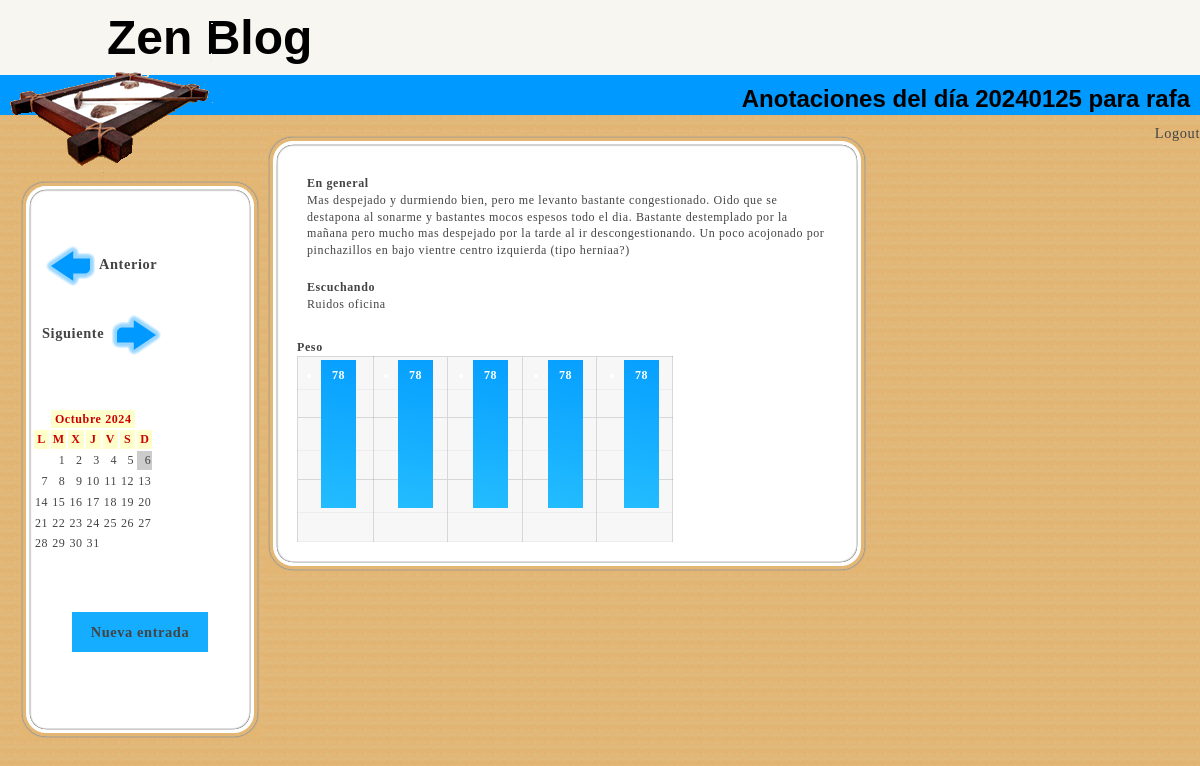
Screenshot of /index.php?date=20240125 (signed in) with the database file from the repository.
### tables this page shows
CREATE TABLE `gym` (
  `ID` smallint(6) NOT NULL,
  `fecha` int(8) NOT NULL DEFAULT 0,
  `comentario` text NOT NULL,
  `escuchando` text NOT NULL,
  `cardio` text NOT NULL,
  `abdominales` text NOT NULL,
  `espalda` text NOT NULL,
  `pecho` text NOT NULL,
  `biceps` text NOT NULL,
  `triceps` text NOT NULL,
  `hombros` text NOT NULL,
  `piernas` text NOT NULL,
  `peso` float NOT NULL DEFAULT 0,
  `grasa` float NOT NULL
);

### index.php (the view, shortened to what this page needs)
<?php
  $hostname = "sql112.epizy.com";
  $user = "epiz_28718908";
  $password = "weqmXe12345";
  $conn = mysqli_connect($hostname, $user, $password,"epiz_28718908_diario");
  $conn -> set_charset("utf8");
  if (isset($_SESSION['usuario'])) {
    $user_name = $_SESSION['usuario'];
  } else {
    header('Location: /gym/login.php');
  }
class Calendar
{
    function setDayNames($names)
    {
        $this->dayNames = $names;
    }
    function setMonthNames($names)
    {
        $this->monthNames = $names;
    }
    function setStartDay($day)
    {
        $this->startDay = $day;
    }
    function getCalendarLink($month, $year)
    {
        return "";
    }
    function getDateLink($day, $month, $year)
    {
        return "";
    }
    function getCurrentMonthView()
    {
        $d = getdate(time());
        return $this->getMonthView($d["mon"], $d["year"]);
    }
    function getMonthView($month, $year)
    {
        return $this->getMonthHTML($month, $year);
    }
    function getDaysInMonth($month, $year)
    {
        $d = $this->daysInMonth[$month - 1];
        return $d;
    }
    function getMonthHTML($m, $y, $showYear = 1)
    {
        $s = "";
        $a = $this->adjustDate($m, $y);
        $month = $a[0];
        $year = $a[1];
    	$daysInMonth = $this->getDaysInMonth($month, $year);
    	$date = getdate(mktime(12, 0, 0, $month, 1, $year));
    	$first = $date["wday"];
    	$monthName = $this->monthNames[$month - 1];
    	$prev = $this->adjustDate($month - 1, $year);
    	$next = $this->adjustDate($month + 1, $year);
    	if ($showYear == 1)
    	{
    	    $prevMonth = $this->getCalendarLink($prev[0], $prev[1]);
    	    $nextMonth = $this->getCalendarLink($next[0], $next[1]);
    	}
    	else
    	{
    	    $prevMonth = "";
    	    $nextMonth = "";
    	}
    	$header = $monthName . (($showYear > 0) ? " " . $year : "");
    	$s .= "<table class=\"calendar\">\n";
    	$s .= "<tr>\n";
    	$s .= "<td align=\"center\" valign=\"top\">" . (($prevMonth == "") ? "&nbsp;" : "<a href=\"$prevMonth\">&lt;&lt;</a>")  . "</td>\n";
    	$s .= "<td align=\"center\" valign=\"top\" class=\"calendarHeader\" colspan=\"5\">$header</td>\n";
    	$s .= "<td align=\"center\" valign=\"top\">" . (($nextMonth == "") ? "&nbsp;" : "<a href=\"$nextMonth\">&gt;&gt;</a>")  . "</td>\n";
    	$s .= "</tr>\n";
    	$s .= "<tr>\n";
    	$s .= "<td align=\"center\" valign=\"top\" class=\"calendarHeader\">" . $this->dayNames[($this->startDay)%7] . "</td>\n";
    	$s .= "<td align=\"center\" valign=\"top\" class=\"calendarHeader\">" . $this->dayNames[($this->startDay+1)%7] . "</td>\n";
    	$s .= "<td align=\"center\" valign=\"top\" class=\"calendarHeader\">" . $this->dayNames[($this->startDay+2)%7] . "</td>\n";
    	$s .= "<td align=\"center\" valign=\"top\" class=\"calendarHeader\">" . $this->dayNames[($this->startDay+3)%7] . "</td>\n";
    	$s .= "<td align=\"center\" valign=\"top\" class=\"calendarHeader\">" . $this->dayNames[($this->startDay+4)%7] . "</td>\n";
    	$s .= "<td align=\"center\" valign=\"top\" class=\"calendarHeader\">" . $this->dayNames[($this->startDay+5)%7] . "</td>\n";
    	$s .= "<td align=\"center\" valign=\"top\" class=\"calendarHeader\">" . $this->dayNames[($this->startDay+6)%7] . "</td>\n";
    	$s .= "</tr>\n";
    	$d = $this->startDay + 1 - $first;
        $today = getdate(time());
    	while ($d <= $daysInMonth)
    	{
    	    $s .= "<tr>\n";
    	    for ($i = 0; $i < 7; $i++)
    	    {
        	    $class = ($year == $today["year"] && $month == $today["mon"] && $d == $today["mday"]) ? "calendarToday" : "calendar";
    	        $s .= "<td class=\"$class\" align=\"right\" valign=\"top\">";
    	        if ($d > 0 && $d <= $daysInMonth)
    	        {
    	            $link = $this->getDateLink($d, $month, $year);
    	            $s .= (($link == "") ? $d : "<a href=\"$link\">$d</a>");
    	        }
    	        else
    	        {
    	            $s .= "&nbsp;";
    	        }
      	        $s .= "</td>\n";
        	    $d++;
    	    }
    	    $s .= "</tr>\n";
    	}
    	$s .= "</table>\n";
    	return $s;
    }
    function adjustDate($month, $year)
    {
        $a = array();
        $a[0] = $month;
        $a[1] = $year;
        return $a;
    }
    var $startDay = 0;
    var $dayNames = array("S", "M", "T", "W", "T", "F", "S");
    var $monthNames = array("January", "February", "March", "April", "May", "June",
                            "July", "August", "September", "October", "November", "December");
    var $daysInMonth = array(31, 28, 31, 30, 31, 30, 31, 31, 30, 31, 30, 31);
}
$PHP_SELF = $_SERVER['PHP_SELF'];
$query = "SELECT MAX(ID) FROM gym";
$result = $conn->query($query);
$lastID_row = mysqli_fetch_array($result);
$last_ID = $lastID_row[0];
if (!empty($_GET['date'])) {
  $entry_date = $_GET['date'];
  $query1 = "SELECT * FROM gym WHERE fecha = $entry_date";
} else {
  $query1 = "SELECT * FROM gym WHERE ID = $last_ID";
}
$result1 = $conn->query($query1);
$row_test_num = mysqli_num_rows($result1);
if ($row_test_num > 0) {
  $entry_row = mysqli_fetch_array($result1);
  $entry_ID = $entry_row[0];
  $entry_date = $entry_row[1];
  $entry = stripslashes($entry_row[2]);
  $escuchando = stripslashes($entry_row[3]);
  $peso = ($entry_row[12]);
} else {
  header("Location: /");
}
for ($i = 0; $i < 5; $i++)
{
$prev_ID = $entry_ID - $i;
$query3 = "SELECT * FROM gym WHERE ID = $prev_ID";
$result3 = $conn->query($query3);
$entry3_row = mysqli_fetch_array($result3);
$pesoant[$i] = ($entry3_row[12]);
}
if ($entry_ID > 1) {
  $prev_ID = $entry_ID - 1;
  $query2 = "SELECT fecha FROM gym WHERE ID = $prev_ID";
  $result2 = $conn->query($query2);
  $prevdate_row = mysqli_fetch_array($result2);
  $prev_date = $prevdate_row[0];
} else {
  $prev_date = "";
}
if ($entry_ID != $last_ID) {
  $next_ID = $entry_ID + 1;
  $query3 = "SELECT fecha FROM gym WHERE ID = $next_ID";
  $result3 = $conn->query($query3);
  $nextdate_row = mysqli_fetch_array($result3);
  $next_date = $nextdate_row[0];
} else {
  $next_date = "";
}
if ($next_date != "" && $prev_date != "") {
  $flipbar = "\n<P><b>
<A HREF=\"$PHP_SELF?date=$prev_date\"><img style=\"vertical-align:middle\" src=\"flecha_izq.png\" border=0></img>Anterior</A><br><br>
<A HREF=\"$PHP_SELF?date=$next_date\">Siguiente <img style=\"vertical-align:middle\" src=\"flecha_der.png\" border=0></img></A>
</b></P>
\n";
}
elseif ($next_date != "" && $prev_date == "") {
  $flipbar = "\n<P><b>
<A HREF=\"$PHP_SELF?date=$next_date\">Siguiente<img style=\"vertical-align:middle\" src=\"flecha_der.png\" border=0></img></A>
</b></P>\n";
}
elseif($next_date == "" && $prev_date != "") {
  $flipbar = "\n<P><b>
<A HREF=\"$PHP_SELF?date=$prev_date\"> <img style=\"vertical-align:middle\" src=\"flecha_izq.png\" border=0></img> Anterior </A>
</b></P>\n";
}
$header_msg = "Anotaciones del día $entry_date para $user_name";?>
<!DOCTYPE html PUBLIC "-//W3C//DTD XHTML 1.0 Transitional//EN" "http://www.w3.org/TR/xhtml1/DTD/xhtml1-transitional.dtd">
<html>
<head>
<link href="style2.css" rel="stylesheet" type="text/css" title="Zen Blog" />
</head>
<body>
<div id="logo">
	<img src="logo1.png" /></div>
<div id="header">
	<b><h1 class="header">Zen Blog</h1></b>
</div>
<div id="subheader">
	<h1><?php echo $header_msg; ?></h1><a href="logout.php">  Logout</a>
</div>
<div id="lateral">
	<div id="superior" class="superior">
		<img src="esq-sup-izq.jpg" alt="Esquina superior izquierda" class="esquina_sup_izq" />
		<img src="esq-sup-der.jpg" alt="Esquina superior derecha" class="esquina_sup_der" />
	</div>
	<div id="contenido" class="contenido">
		<div id="control" class="control">
			<p><?php
			echo $flipbar;
			?> </p><br />
			<?php
			$cal = new Calendar;
			$spanishMonths = array("Enero", "Febrero", "Marzo", "Abril", "Mayo", "Junio", "Julio", "Agosto", "Septiembre", "Octubre", "Noviembre", "Diciembre");
			$spanishDays = array ("D", "L", "M", "X", "J", "V", "S");
			$cal->setMonthNames($spanishMonths); $cal->setDayNames($spanishDays);
			$cal->setStartDay(1);
			echo $cal->getCurrentMonthView(); ?><br>
		    <a href="db_logentry.php"><h4 style="text-align:center;background-color:#14adff;margin: 40px;padding:10px;">Nueva entrada</h4></a>   <br>
        </div>
    </div>
	<div id="inferior" class="inferior">
		<img src="esq-inf-izq.jpg" alt="Esquina inferior izquierda" class="esquina_inf_izq" />
		<img src="esq-inf-der.jpg" alt="Esquina inferior iderecha" class="esquina_inf_der" />
	</div>
</div>
<div id="principal">
	<div id="superior" class="superior">
		<img src="esq-sup-izq.jpg" alt="Esquina superior izquierda" class="esquina_sup_izq" />
		<img src="esq-sup-der.jpg" alt="Esquina superior derecha" class="esquina_sup_der" />
	</div>
	<div id="contenido" class="contenido">
		<div id="control" class="control">
			<p><b>En general</b><br />
			<?php
			echo $entry;
			?></p>
			<p><b>Escuchando</b><br />
			<?php
			echo $escuchando;
			?></p><br />
			<b>Peso</b><br />
			<div id="vertgraph">
    <ul>
        <li class="info" style="height: <?php echo 190*$peso/100;?>px;"><?php echo $peso;?></li>
    <li class="low" style="height:  <?php echo 190*$pesoant[1]/100;?>px;"><?php echo $pesoant[1];?></li>
	<li class="medium" style="height: <?php echo 190*$pesoant[2]/100;?>px;"><?php echo $pesoant[2];?></li>
	<li class="high" style="height: <?php echo 190*$pesoant[3]/100;?>px;"><?php echo $pesoant[3];?></li>
	<li class="critical" style="height: <?php echo 190*$pesoant[4]/100;?>px;"><?php echo $pesoant[4];?></li>
    </ul>
</div>
		</div>
	</div>
	<div id="inferior" class="inferior">
		<img src="esq-inf-izq.jpg" alt="Esquina inferior izquierda" class="esquina_inf_izq" />
		<img src="esq-inf-der.jpg" alt="Esquina inferior iderecha" class="esquina_inf_der" />
	</div>
</div>
</body>
</html>

### style2.css (style rules this page uses)
body { font-size: 12px; font-family: Verdana, Arial, Helvetica, SunSans-Regular, Sans-Serif; color:#000000; background-image:url(textura.jpg); margin : 0px; }
#header { background-color: #f7f6f1; padding-left: 0px; height: auto; width: 100% ; z-index:1; }
#subheader { text-align: right; background-color: #0099ff; height: 40px; width: 100% ; z-index:2; }
#logo { position:absolute; left:0px; top:0px; z-index:0; width: 203px; height: 150px; margin-top: 23px; margin-left: 10px; padding:0px; background-color: transparent; }
#lateral { text-align: left; width: 20%; float:left; margin-top: 65px; margin-left: 20px; padding:0px; background-color:#ffffff; }
#principal { width: 50%; float: left; margin-left: 7px; margin-top: 20px; padding:0; text-align: left; background-color: #ffffff; }
div.superior { height:30px; background-image: url("sup-linea.jpg"); background-repeat: repeat-x; border:0; padding:0; margin:0; }
img.esquina_sup_izq { float:left; }
img.esquina_sup_der { float:right; }
div.contenido { background-image: url("izq-linea.jpg"); background-repeat:repeat-y; }
div.control { padding:0 5% 0 5%; background-image: url("der-linea.jpg"); background-position:right; background-repeat:repeat-y; font-family: Verdana; font-size: 1em; line-height: 1.4em; letter-spacing: 0.6px; text-align: left; word-spacing: normal; text-decoration: none; color: #444; }
div.inferior { height:30px; background-image: url("inf-linea.jpg"); background-repeat:repeat-x; border:0; padding:0; margin:0; }
img.esquina_inf_izq { float:left; }
img.esquina_inf_der { float:right; }
p, h1, pre { margin: 0px; padding: 10px; }
h1.header { font-size:48px; margin-left:97px; }
a { color: #000000; font-family: Verdana; font-size: 1.2em; line-height: 1.4em; letter-spacing: 0.6px; text-align: left; word-spacing: normal; text-decoration: none; color: #444; background-color:transparent; text-decoration:none; }
.calendarHeader { font-weight: bolder; color: #CC0000; background-color: #FFFFCC; }
.calendarToday { background-color: #cccccc; }
.calendar { background-color:#ffffff; }
#vertgraph { width: 376px; height: 186px; position: relative; background: url("bar_bkg.png") no-repeat;; }
#vertgraph ul { width: 376px; height: 186px; margin: 0; padding: 0; }
#vertgraph ul li { position: absolute; width: 35px; height: 160px; bottom: 34px; padding: 0 ; margin: 0 ; background: url("bar_bkg2.png") no-repeat ; text-align: center; font-weight: bold; color: white; line-height: 2.5em; }
#vertgraph li.critical { left: 24px; background-position: 0px bottom ; }
#vertgraph li.high { left: 101px; background-position: 0px bottom ; }
#vertgraph li.medium { left: 176px; background-position: 0px bottom ; }
#vertgraph li.low { left: 251px; background-position: 0px bottom ; }
#vertgraph li.info { left: 327px; background-position: 0px bottom ; }

### rows the page displays
gym: fecha "Anotaciones del día 20240125 para rafa", comentario "Mas despejado y durmiendo bien, pero me levanto bastante congestionado. Oido que se destapona al sonarme y bastantes mocos espesos todo el dia. Bastante destemplado por la mañana pero mucho mas despejado por la tarde al ir descongestionando. Un poco acojonado por pinchazillos en bajo vientre centro izquierda (tipo herniaa?)", escuchando "Ruidos oficina", peso "78"

### other values shown
$header "Octubre 2024"
$this->dayNames[($this->startDay)%7] "L"
$this->dayNames[($this->startDay+1)%7] "M"
$this->dayNames[($this->startDay+2)%7] "X"
$this->dayNames[($this->startDay+3)%7] "J"
$this->dayNames[($this->startDay+4)%7] "V"
$this->dayNames[($this->startDay+5)%7] "S"
$this->dayNames[($this->startDay+6)%7] "D"
$pesoant[1] "78"
$pesoant[2] "78"
$pesoant[3] "78"
$pesoant[4] "78"
